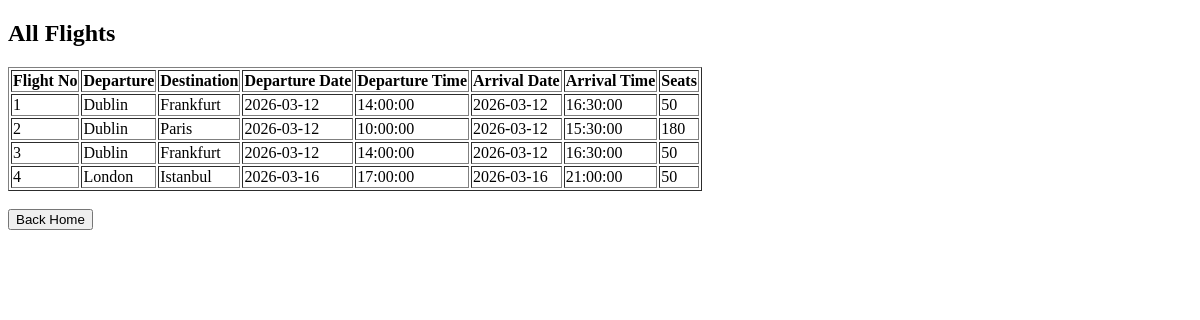
The app's page /showFlights, older data.
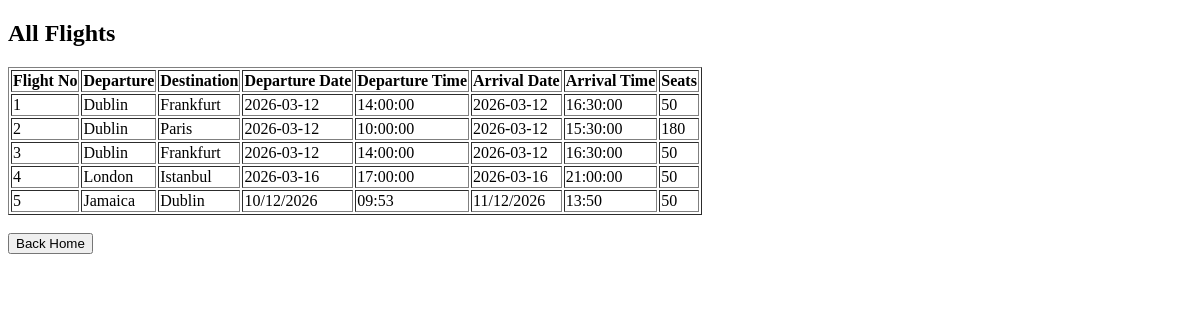
The same page, newer data.
### tables this page shows
CREATE TABLE Flight (
    flightNumber INTEGER PRIMARY KEY AUTOINCREMENT,
    departure TEXT NOT NULL,
    destination TEXT NOT NULL,
    departureDate TEXT NOT NULL,
    departureTime TEXT NOT NULL,
    arrivalDate TEXT NOT NULL,
    arrivalTime TEXT NOT NULL,
    numberSeats INTEGER NOT NULL,
    airlineID INTEGER,
    FOREIGN KEY (airlineID) REFERENCES Airline(airlineID)
);

### app.py (the view)
@app.route("/showFlights")
def showFlights():
    conn = getDbConnection()
    flights = conn.execute("SELECT * FROM Flight").fetchall()
    conn.close()
    return render_template("showFlights.html", flights=flights)

### app.py (called while the page is built)
def getDbConnection():
    conn = sqlite3.connect("AirPlaneSystem.db")
    conn.row_factory = sqlite3.Row
    return conn

### templates/showFlights.html (shortened to what this page needs)
<!DOCTYPE html>
<html lang="en">
<head>
</head>
<body>
    <h2>All Flights</h2>
<table border="1">
    <tr>
        <th>Flight No</th>
        <th>Departure</th>
        <th>Destination</th>
        <th>Departure Date</th>
        <th>Departure Time</th>
        <th>Arrival Date</th>
        <th>Arrival Time</th>
        <th>Seats</th>
    </tr>
    {% for flight in flights %}
    <tr>
        <td>{{ flight.flightNumber }}</td>
        <td>{{ flight.departure }}</td>
        <td>{{ flight.destination }}</td>
        <td>{{ flight.departureDate }}</td>
        <td>{{ flight.departureTime }}</td>
        <td>{{ flight.arrivalDate }}</td>
        <td>{{ flight.arrivalTime }}</td>
        <td>{{ flight.numberSeats }}</td>
    </tr>
    {% endfor %}
</table>
    <br>
    <button onclick="location.href='/'">Back Home</button>
</body>
</html>

Row changes from the older to the newer data that the page shows:
added Flight: flightNumber "5", departure "Jamaica", destination "Dublin", departureDate "10/12/2026", departureTime "09:53", arrivalDate "11/12/2026", arrivalTime "13:50", numberSeats "50"
